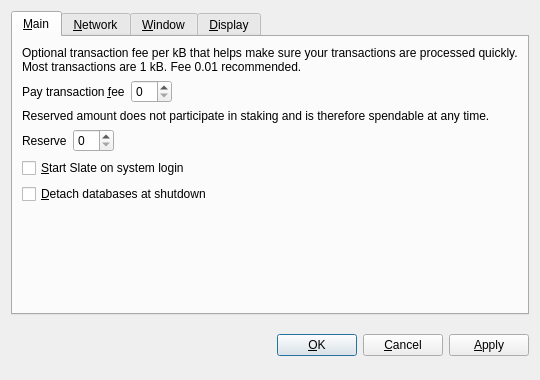
<?xml version="1.0" encoding="UTF-8"?>
<ui version="4.0">
 <class>OptionsDialog</class>
 <widget class="QDialog" name="OptionsDialog">
  <property name="geometry">
   <rect>
    <x>0</x>
    <y>0</y>
    <width>540</width>
    <height>380</height>
   </rect>
  </property>
  <property name="windowTitle">
   <string>Options</string>
  </property>
  <property name="modal">
   <bool>true</bool>
  </property>
  <layout class="QVBoxLayout" name="verticalLayout">
   <item>
    <widget class="QTabWidget" name="tabWidget">
     <property name="tabPosition">
      <enum>QTabWidget::North</enum>
     </property>
     <property name="currentIndex">
      <number>0</number>
     </property>
     <widget class="QWidget" name="tabMain">
      <attribute name="title">
       <string>&amp;Main</string>
      </attribute>
      <layout class="QVBoxLayout" name="verticalLayout_Main">
       <item>
        <widget class="QLabel" name="transactionFeeInfoLabel">
         <property name="text">
          <string>Optional transaction fee per kB that helps make sure your transactions are processed quickly. Most transactions are 1 kB. Fee 0.01 recommended.</string>
         </property>
         <property name="textFormat">
          <enum>Qt::PlainText</enum>
         </property>
         <property name="wordWrap">
          <bool>true</bool>
         </property>
        </widget>
       </item>
       <item>
        <layout class="QHBoxLayout" name="horizontalLayoutFee">
         <item>
          <widget class="QLabel" name="transactionFeeLabel">
           <property name="text">
            <string>Pay transaction &amp;fee</string>
           </property>
           <property name="textFormat">
            <enum>Qt::PlainText</enum>
           </property>
           <property name="buddy">
            <cstring>transactionFee</cstring>
           </property>
          </widget>
         </item>
         <item>
          <widget class="BitcoinAmountField" name="transactionFee"/>
         </item>
         <item>
          <spacer name="horizontalSpacerFee">
           <property name="orientation">
            <enum>Qt::Horizontal</enum>
           </property>
           <property name="sizeHint" stdset="0">
            <size>
             <width>40</width>
             <height>20</height>
            </size>
           </property>
          </spacer>
         </item>
        </layout>
       </item>
       <item>
        <widget class="QLabel" name="reserveBalanceInfoLabel">
         <property name="text">
          <string>Reserved amount does not participate in staking and is therefore spendable at any time.</string>
         </property>
         <property name="textFormat">
          <enum>Qt::PlainText</enum>
         </property>
         <property name="wordWrap">
          <bool>true</bool>
         </property>
        </widget>
       </item>
       <item>
        <layout class="QHBoxLayout" name="horizontalLayoutReserveBalance">
         <item>
          <widget class="QLabel" name="reserveBalanceLabel">
           <property name="text">
            <string>Reserve</string>
           </property>
           <property name="textFormat">
            <enum>Qt::PlainText</enum>
           </property>
           <property name="buddy">
            <cstring>reserveBalance</cstring>
           </property>
          </widget>
         </item>
         <item>
          <widget class="BitcoinAmountField" name="reserveBalance"/>
         </item>
         <item>
          <spacer name="horizontalSpacerReserveBalance">
           <property name="orientation">
            <enum>Qt::Horizontal</enum>
           </property>
           <property name="sizeHint" stdset="0">
            <size>
             <width>40</width>
             <height>20</height>
            </size>
           </property>
          </spacer>
         </item>
        </layout>
       </item>
       <item>
        <widget class="QCheckBox" name="bitcoinAtStartup">
         <property name="toolTip">
          <string>Automatically start Slate after logging in to the system.</string>
         </property>
         <property name="text">
          <string>&amp;Start Slate on system login</string>
         </property>
        </widget>
       </item>
       <item>
        <widget class="QCheckBox" name="detachDatabases">
         <property name="toolTip">
          <string>Detach block and address databases at shutdown. This means they can be moved to another data directory, but it slows down shutdown. The wallet is always detached.</string>
         </property>
         <property name="text">
          <string>&amp;Detach databases at shutdown</string>
         </property>
        </widget>
       </item>
       <item>
        <spacer name="verticalSpacer_Main">
         <property name="orientation">
          <enum>Qt::Vertical</enum>
         </property>
         <property name="sizeHint" stdset="0">
          <size>
           <width>20</width>
           <height>40</height>
          </size>
         </property>
        </spacer>
       </item>
      </layout>
     </widget>
     <widget class="QWidget" name="tabNetwork">
      <attribute name="title">
       <string>&amp;Network</string>
      </attribute>
      <layout class="QVBoxLayout" name="verticalLayout_Network">
       <item>
        <widget class="QCheckBox" name="mapPortUpnp">
         <property name="toolTip">
          <string>Automatically open the Slate client port on the router. This only works when your router supports UPnP and it is enabled.</string>
         </property>
         <property name="text">
          <string>Map port using &amp;UPnP</string>
         </property>
        </widget>
       </item>
       <item>
        <widget class="QCheckBox" name="connectSocks">
         <property name="toolTip">
          <string>Connect to the Slate network through a SOCKS proxy (e.g. when connecting through Tor).</string>
         </property>
         <property name="text">
          <string>&amp;Connect through SOCKS proxy:</string>
         </property>
        </widget>
       </item>
       <item>
        <layout class="QHBoxLayout" name="horizontalLayout_Network">
         <item>
          <widget class="QLabel" name="proxyIpLabel">
           <property name="text">
            <string>Proxy &amp;IP:</string>
           </property>
           <property name="textFormat">
            <enum>Qt::PlainText</enum>
           </property>
           <property name="buddy">
            <cstring>proxyIp</cstring>
           </property>
          </widget>
         </item>
         <item>
          <widget class="QValidatedLineEdit" name="proxyIp">
           <property name="maximumSize">
            <size>
             <width>140</width>
             <height>16777215</height>
            </size>
           </property>
           <property name="toolTip">
            <string>IP address of the proxy (e.g. 127.0.0.1)</string>
           </property>
          </widget>
         </item>
         <item>
          <widget class="QLabel" name="proxyPortLabel">
           <property name="text">
            <string>&amp;Port:</string>
           </property>
           <property name="textFormat">
            <enum>Qt::PlainText</enum>
           </property>
           <property name="buddy">
            <cstring>proxyPort</cstring>
           </property>
          </widget>
         </item>
         <item>
          <widget class="QLineEdit" name="proxyPort">
           <property name="maximumSize">
            <size>
             <width>55</width>
             <height>16777215</height>
            </size>
           </property>
           <property name="toolTip">
            <string>Port of the proxy (e.g. 9050)</string>
           </property>
          </widget>
         </item>
         <item>
          <widget class="QLabel" name="socksVersionLabel">
           <property name="text">
            <string>SOCKS &amp;Version:</string>
           </property>
           <property name="textFormat">
            <enum>Qt::PlainText</enum>
           </property>
           <property name="buddy">
            <cstring>socksVersion</cstring>
           </property>
          </widget>
         </item>
         <item>
          <widget class="QValueComboBox" name="socksVersion">
           <property name="toolTip">
            <string>SOCKS version of the proxy (e.g. 5)</string>
           </property>
          </widget>
         </item>
         <item>
          <spacer name="horizontalSpacer_Network">
           <property name="orientation">
            <enum>Qt::Horizontal</enum>
           </property>
           <property name="sizeHint" stdset="0">
            <size>
             <width>40</width>
             <height>20</height>
            </size>
           </property>
          </spacer>
         </item>
        </layout>
       </item>
       <item>
        <spacer name="verticalSpacer_Network">
         <property name="orientation">
          <enum>Qt::Vertical</enum>
         </property>
         <property name="sizeHint" stdset="0">
          <size>
           <width>20</width>
           <height>40</height>
          </size>
         </property>
        </spacer>
       </item>
      </layout>
     </widget>
     <widget class="QWidget" name="tabWindow">
      <attribute name="title">
       <string>&amp;Window</string>
      </attribute>
      <layout class="QVBoxLayout" name="verticalLayout_Window">
       <item>
        <widget class="QCheckBox" name="minimizeToTray">
         <property name="toolTip">
          <string>Show only a tray icon after minimizing the window.</string>
         </property>
         <property name="text">
          <string>&amp;Minimize to the tray instead of the taskbar</string>
         </property>
        </widget>
       </item>
       <item>
        <widget class="QCheckBox" name="minimizeOnClose">
         <property name="toolTip">
          <string>Minimize instead of exit the application when the window is closed. When this option is enabled, the application will be closed only after selecting Quit in the menu.</string>
         </property>
         <property name="text">
          <string>M&amp;inimize on close</string>
         </property>
        </widget>
       </item>
       <item>
        <spacer name="verticalSpacer_Window">
         <property name="orientation">
          <enum>Qt::Vertical</enum>
         </property>
         <property name="sizeHint" stdset="0">
          <size>
           <width>20</width>
           <height>40</height>
          </size>
         </property>
        </spacer>
       </item>
      </layout>
     </widget>
     <widget class="QWidget" name="tabDisplay">
      <attribute name="title">
       <string>&amp;Display</string>
      </attribute>
      <layout class="QVBoxLayout" name="verticalLayout_Display">
       <item>
        <layout class="QHBoxLayout" name="horizontalLayout_1_Display">
         <item>
          <widget class="QLabel" name="langLabel">
           <property name="text">
            <string>User Interface &amp;language:</string>
           </property>
           <property name="textFormat">
            <enum>Qt::PlainText</enum>
           </property>
           <property name="buddy">
            <cstring>lang</cstring>
           </property>
          </widget>
         </item>
         <item>
          <widget class="QValueComboBox" name="lang">
           <property name="toolTip">
            <string>The user interface language can be set here. This setting will take effect after restarting Slate.</string>
           </property>
          </widget>
         </item>
        </layout>
       </item>
       <item>
        <layout class="QHBoxLayout" name="horizontalLayout_2_Display">
         <item>
          <widget class="QLabel" name="unitLabel">
           <property name="text">
            <string>&amp;Unit to show amounts in:</string>
           </property>
           <property name="textFormat">
            <enum>Qt::PlainText</enum>
           </property>
           <property name="buddy">
            <cstring>unit</cstring>
           </property>
          </widget>
         </item>
         <item>
          <widget class="QValueComboBox" name="unit">
           <property name="toolTip">
            <string>Choose the default subdivision unit to show in the interface and when sending coins.</string>
           </property>
          </widget>
         </item>
        </layout>
       </item>
       <item>
        <widget class="QCheckBox" name="displayAddresses">
         <property name="toolTip">
          <string>Whether to show Slate addresses in the transaction list or not.</string>
         </property>
         <property name="text">
          <string>&amp;Display addresses in transaction list</string>
         </property>
        </widget>
       </item>
       <item>
        <widget class="QCheckBox" name="coinControlFeatures">
         <property name="toolTip">
          <string>Whether to show coin control features or not.</string>
         </property>
         <property name="text">
          <string>Display coin &amp;control features (experts only!)</string>
         </property>
        </widget>
       </item>
       <item>
        <spacer name="verticalSpacer_Display">
         <property name="orientation">
          <enum>Qt::Vertical</enum>
         </property>
         <property name="sizeHint" stdset="0">
          <size>
           <width>20</width>
           <height>40</height>
          </size>
         </property>
        </spacer>
       </item>
      </layout>
     </widget>
    </widget>
   </item>
   <item>
    <layout class="QHBoxLayout" name="horizontalLayout_Buttons">
     <item>
      <spacer name="horizontalSpacer_1">
       <property name="orientation">
        <enum>Qt::Horizontal</enum>
       </property>
       <property name="sizeHint" stdset="0">
        <size>
         <width>40</width>
         <height>48</height>
        </size>
       </property>
      </spacer>
     </item>
     <item>
      <widget class="QLabel" name="statusLabel">
       <property name="font">
        <font>
         <weight>75</weight>
         <bold>true</bold>
        </font>
       </property>
       <property name="text">
        <string/>
       </property>
       <property name="textFormat">
        <enum>Qt::PlainText</enum>
       </property>
       <property name="wordWrap">
        <bool>true</bool>
       </property>
      </widget>
     </item>
     <item>
      <spacer name="horizontalSpacer_2">
       <property name="orientation">
        <enum>Qt::Horizontal</enum>
       </property>
       <property name="sizeHint" stdset="0">
        <size>
         <width>40</width>
         <height>48</height>
        </size>
       </property>
      </spacer>
     </item>
     <item>
      <widget class="QPushButton" name="okButton">
       <property name="text">
        <string>&amp;OK</string>
       </property>
      </widget>
     </item>
     <item>
      <widget class="QPushButton" name="cancelButton">
       <property name="text">
        <string>&amp;Cancel</string>
       </property>
       <property name="autoDefault">
        <bool>false</bool>
       </property>
      </widget>
     </item>
     <item>
      <widget class="QPushButton" name="applyButton">
       <property name="text">
        <string>&amp;Apply</string>
       </property>
       <property name="autoDefault">
        <bool>false</bool>
       </property>
      </widget>
     </item>
    </layout>
   </item>
  </layout>
 </widget>
 <customwidgets>
  <customwidget>
   <class>BitcoinAmountField</class>
   <extends>QSpinBox</extends>
   <header>bitcoinamountfield.h</header>
  </customwidget>
  <customwidget>
   <class>QValueComboBox</class>
   <extends>QComboBox</extends>
   <header>qvaluecombobox.h</header>
  </customwidget>
  <customwidget>
   <class>QValidatedLineEdit</class>
   <extends>QLineEdit</extends>
   <header>qvalidatedlineedit.h</header>
  </customwidget>
 </customwidgets>
 <resources/>
 <connections/>
</ui>
